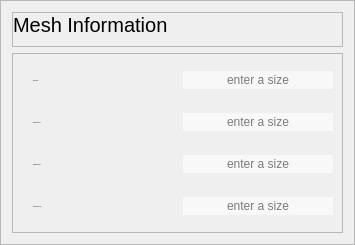
                     <widget class="QFrame" name="frame_47">
                      <property name="sizePolicy">
                       <sizepolicy hsizetype="Preferred" vsizetype="Preferred">
                        <horstretch>0</horstretch>
                        <verstretch>0</verstretch>
                       </sizepolicy>
                      </property>
                      <property name="minimumSize">
                       <size>
                        <width>311</width>
                        <height>221</height>
                       </size>
                      </property>
                      <property name="maximumSize">
                       <size>
                        <width>16777215</width>
                        <height>280</height>
                       </size>
                      </property>
                      <property name="frameShape">
                       <enum>QFrame::Shape::StyledPanel</enum>
                      </property>
                      <property name="frameShadow">
                       <enum>QFrame::Shadow::Raised</enum>
                      </property>
                      <layout class="QVBoxLayout" name="verticalLayout_30">
                       <item>
                        <widget class="QFrame" name="frame_48">
                         <property name="minimumSize">
                          <size>
                           <width>0</width>
                           <height>35</height>
                          </size>
                         </property>
                         <property name="maximumSize">
                          <size>
                           <width>16777215</width>
                           <height>35</height>
                          </size>
                         </property>
                         <property name="frameShape">
                          <enum>QFrame::Shape::StyledPanel</enum>
                         </property>
                         <property name="frameShadow">
                          <enum>QFrame::Shadow::Raised</enum>
                         </property>
                         <layout class="QHBoxLayout" name="horizontalLayout_20">
                          <property name="spacing">
                           <number>0</number>
                          </property>
                          <property name="leftMargin">
                           <number>0</number>
                          </property>
                          <property name="topMargin">
                           <number>0</number>
                          </property>
                          <property name="rightMargin">
                           <number>0</number>
                          </property>
                          <property name="bottomMargin">
                           <number>0</number>
                          </property>
                          <item>
                           <widget class="QLabel" name="label_13">
                            <property name="minimumSize">
                             <size>
                              <width>0</width>
                              <height>35</height>
                             </size>
                            </property>
                            <property name="maximumSize">
                             <size>
                              <width>16777215</width>
                              <height>35</height>
                             </size>
                            </property>
                            <property name="styleSheet">
                             <string notr="true">QLabel {
    font-size: 20px; /* Tamanho da fonte */
	font-family: &quot;Yu Gothic UI Semibold&quot;; /* Família da fonte */
}
</string>
                            </property>
                            <property name="text">
                             <string>Mesh Information</string>
                            </property>
                            <property name="alignment">
                             <set>Qt::AlignmentFlag::AlignLeading|Qt::AlignmentFlag::AlignLeft|Qt::AlignmentFlag::AlignTop</set>
                            </property>
                           </widget>
                          </item>
                         </layout>
                        </widget>
                       </item>
                       <item>
                        <widget class="QFrame" name="frame_49">
                         <property name="minimumSize">
                          <size>
                           <width>283</width>
                           <height>180</height>
                          </size>
                         </property>
                         <property name="maximumSize">
                          <size>
                           <width>16777215</width>
                           <height>180</height>
                          </size>
                         </property>
                         <property name="styleSheet">
                          <string notr="true">color: rgb(0, 0, 0);
</string>
                         </property>
                         <property name="frameShape">
                          <enum>QFrame::Shape::StyledPanel</enum>
                         </property>
                         <property name="frameShadow">
                          <enum>QFrame::Shadow::Raised</enum>
                         </property>
                         <layout class="QHBoxLayout" name="horizontalLayout_21">
                          <property name="spacing">
                           <number>20</number>
                          </property>
                          <property name="leftMargin">
                           <number>20</number>
                          </property>
                          <property name="topMargin">
                           <number>0</number>
                          </property>
                          <property name="bottomMargin">
                           <number>0</number>
                          </property>
                          <item>
                           <widget class="QFrame" name="frame_50">
                            <property name="sizePolicy">
                             <sizepolicy hsizetype="Preferred" vsizetype="Preferred">
                              <horstretch>0</horstretch>
                              <verstretch>0</verstretch>
                             </sizepolicy>
                            </property>
                            <property name="minimumSize">
                             <size>
                              <width>130</width>
                              <height>0</height>
                             </size>
                            </property>
                            <property name="styleSheet">
                             <string notr="true">border: 0px;</string>
                            </property>
                            <property name="frameShape">
                             <enum>QFrame::Shape::StyledPanel</enum>
                            </property>
                            <property name="frameShadow">
                             <enum>QFrame::Shadow::Raised</enum>
                            </property>
                            <layout class="QVBoxLayout" name="verticalLayout_31">
                             <property name="spacing">
                              <number>7</number>
                             </property>
                             <property name="leftMargin">
                              <number>0</number>
                             </property>
                             <property name="topMargin">
                              <number>0</number>
                             </property>
                             <property name="rightMargin">
                              <number>0</number>
                             </property>
                             <property name="bottomMargin">
                              <number>0</number>
                             </property>
                             <item>
                              <widget class="QLabel" name="label_69">
                               <property name="minimumSize">
                                <size>
                                 <width>0</width>
                                 <height>18</height>
                                </size>
                               </property>
                               <property name="maximumSize">
                                <size>
                                 <width>16777215</width>
                                 <height>18</height>
                                </size>
                               </property>
                               <property name="font">
                                <font>
                                 <family>Yu Gothic UI Semilight</family>
                                 <pointsize>-1</pointsize>
                                </font>
                               </property>
                               <property name="styleSheet">
                                <string notr="true"/>
                               </property>
                               <property name="text">
                                <string>Global Size:</string>
                               </property>
                              </widget>
                             </item>
                             <item>
                              <widget class="QLabel" name="label_70">
                               <property name="minimumSize">
                                <size>
                                 <width>0</width>
                                 <height>18</height>
                                </size>
                               </property>
                               <property name="maximumSize">
                                <size>
                                 <width>16777215</width>
                                 <height>18</height>
                                </size>
                               </property>
                               <property name="font">
                                <font>
                                 <family>Yu Gothic UI Semilight</family>
                                 <pointsize>-1</pointsize>
                                </font>
                               </property>
                               <property name="styleSheet">
                                <string notr="true"/>
                               </property>
                               <property name="text">
                                <string>Deviation Factor:</string>
                               </property>
                              </widget>
                             </item>
                             <item>
                              <widget class="QLabel" name="label_71">
                               <property name="minimumSize">
                                <size>
                                 <width>0</width>
                                 <height>18</height>
                                </size>
                               </property>
                               <property name="maximumSize">
                                <size>
                                 <width>16777215</width>
                                 <height>18</height>
                                </size>
                               </property>
                               <property name="font">
                                <font>
                                 <family>Yu Gothic UI Semilight</family>
                                 <pointsize>-1</pointsize>
                                </font>
                               </property>
                               <property name="styleSheet">
                                <string notr="true"/>
                               </property>
                               <property name="text">
                                <string>Minimum Factor:</string>
                               </property>
                              </widget>
                             </item>
                             <item>
                              <widget class="QLabel" name="label_72">
                               <property name="minimumSize">
                                <size>
                                 <width>0</width>
                                 <height>18</height>
                                </size>
                               </property>
                               <property name="maximumSize">
                                <size>
                                 <width>16777215</width>
                                 <height>18</height>
                                </size>
                               </property>
                               <property name="font">
                                <font>
                                 <family>Yu Gothic UI Semilight</family>
                                 <pointsize>-1</pointsize>
                                </font>
                               </property>
                               <property name="styleSheet">
                                <string notr="true"/>
                               </property>
                               <property name="text">
                                <string>Others Mesh Info:</string>
                               </property>
                              </widget>
                             </item>
                            </layout>
                           </widget>
                          </item>
                          <item>
                           <widget class="QFrame" name="frame_51">
                            <property name="sizePolicy">
                             <sizepolicy hsizetype="Preferred" vsizetype="Preferred">
                              <horstretch>0</horstretch>
                              <verstretch>0</verstretch>
                             </sizepolicy>
                            </property>
                            <property name="minimumSize">
                             <size>
                              <width>150</width>
                              <height>0</height>
                             </size>
                            </property>
                            <property name="styleSheet">
                             <string notr="true">QFrame{
border: 0px solid rgba(214, 214, 214, 150);
}

QLineEdit{
	color: rgb(0, 0, 0);
	background-color: rgba(255, 255, 255, 150);
	border: 0px;
}</string>
                            </property>
                            <property name="frameShape">
                             <enum>QFrame::Shape::StyledPanel</enum>
                            </property>
                            <property name="frameShadow">
                             <enum>QFrame::Shadow::Raised</enum>
                            </property>
                            <layout class="QVBoxLayout" name="verticalLayout_32">
                             <property name="spacing">
                              <number>7</number>
                             </property>
                             <property name="leftMargin">
                              <number>0</number>
                             </property>
                             <property name="topMargin">
                              <number>0</number>
                             </property>
                             <property name="rightMargin">
                              <number>0</number>
                             </property>
                             <property name="bottomMargin">
                              <number>0</number>
                             </property>
                             <item>
                              <widget class="QLineEdit" name="chipGlobalSize">
                               <property name="minimumSize">
                                <size>
                                 <width>0</width>
                                 <height>18</height>
                                </size>
                               </property>
                               <property name="maximumSize">
                                <size>
                                 <width>180</width>
                                 <height>16777215</height>
                                </size>
                               </property>
                               <property name="styleSheet">
                                <string notr="true">color: rgb(0, 0, 0);</string>
                               </property>
                               <property name="locale">
                                <locale language="English" country="UnitedStates"/>
                               </property>
                               <property name="text">
                                <string/>
                               </property>
                               <property name="alignment">
                                <set>Qt::AlignmentFlag::AlignCenter</set>
                               </property>
                               <property name="placeholderText">
                                <string>enter a size</string>
                               </property>
                              </widget>
                             </item>
                             <item>
                              <widget class="QLineEdit" name="chipDeviationFactor">
                               <property name="minimumSize">
                                <size>
                                 <width>0</width>
                                 <height>18</height>
                                </size>
                               </property>
                               <property name="maximumSize">
                                <size>
                                 <width>180</width>
                                 <height>16777215</height>
                                </size>
                               </property>
                               <property name="text">
                                <string/>
                               </property>
                               <property name="alignment">
                                <set>Qt::AlignmentFlag::AlignCenter</set>
                               </property>
                               <property name="placeholderText">
                                <string>enter a size</string>
                               </property>
                              </widget>
                             </item>
                             <item>
                              <widget class="QLineEdit" name="chipMininumFactor">
                               <property name="minimumSize">
                                <size>
                                 <width>0</width>
                                 <height>18</height>
                                </size>
                               </property>
                               <property name="maximumSize">
                                <size>
                                 <width>180</width>
                                 <height>16777215</height>
                                </size>
                               </property>
                               <property name="text">
                                <string/>
                               </property>
                               <property name="alignment">
                                <set>Qt::AlignmentFlag::AlignCenter</set>
                               </property>
                               <property name="placeholderText">
                                <string>enter a size</string>
                               </property>
                              </widget>
                             </item>
                             <item>
                              <widget class="QLineEdit" name="chipOtherInfo">
                               <property name="minimumSize">
                                <size>
                                 <width>0</width>
                                 <height>18</height>
                                </size>
                               </property>
                               <property name="maximumSize">
                                <size>
                                 <width>180</width>
                                 <height>16777215</height>
                                </size>
                               </property>
                               <property name="text">
                                <string/>
                               </property>
                               <property name="alignment">
                                <set>Qt::AlignmentFlag::AlignCenter</set>
                               </property>
                               <property name="placeholderText">
                                <string>enter a size</string>
                               </property>
                              </widget>
                             </item>
                            </layout>
                           </widget>
                          </item>
                         </layout>
                        </widget>
                       </item>
                      </layout>
                     </widget>
